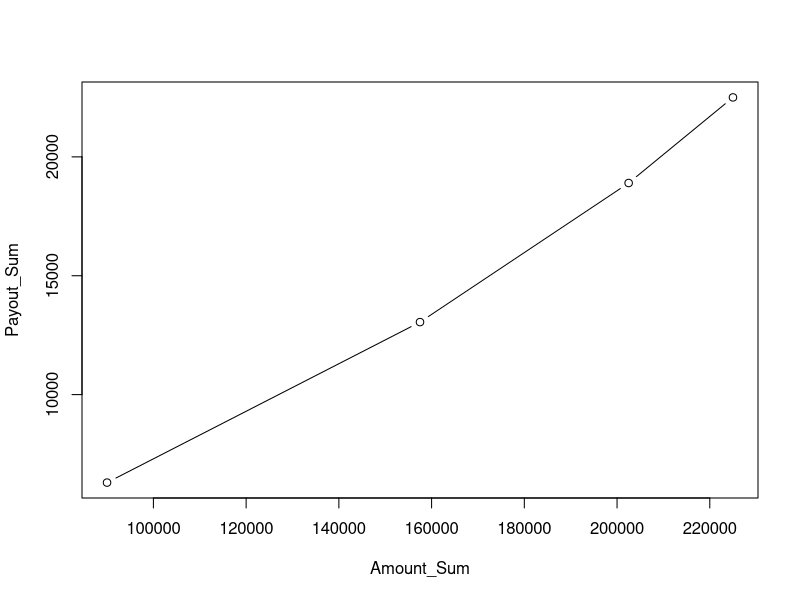
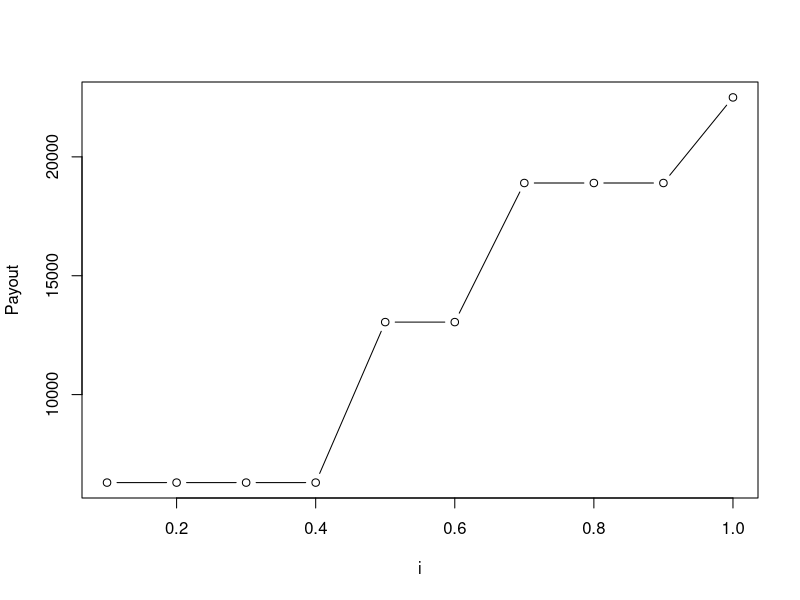

The R source for these figures, in order:
## ---- chunk 1

library(dplyr)
library(ggplot2)

quota <- 225000

#Create the dataframe w/ quota schedule

df <- data.frame(
      cut = c(.4,.3,.2,.1),
      payout_pct = c(.07, .1, .13, .16)
)

#Create additional paramters

df$Amount <- df$cut * quota

df$Payout <- df$Amount * df$payout_pct

df$Payout_Sum <- cumsum(df$Payout)

df$Amount_Sum <- cumsum(df$Amount)

df

## ---- chunk 2

get_payout <- function(qq_frac) {
  #Qyote Earned
  earned <-  quota * qq_frac 
  payout = min(df[earned <= df$Amount_Sum, "Payout_Sum"])
  return(payout)
  
  }

## ---- chunk 3

df2 <- data.frame(i = seq(.1 , 1, by= .1))

df2$Payout <- apply(df2, 1, get_payout)
  
df2

## ---- chunk 4

#Plot graphic
plot(df[c('Amount_Sum','Payout_Sum')], type = 'b')
## ---- chunk 5

#plot DF 2
plot(df2[c('i','Payout')], type = 'b')

